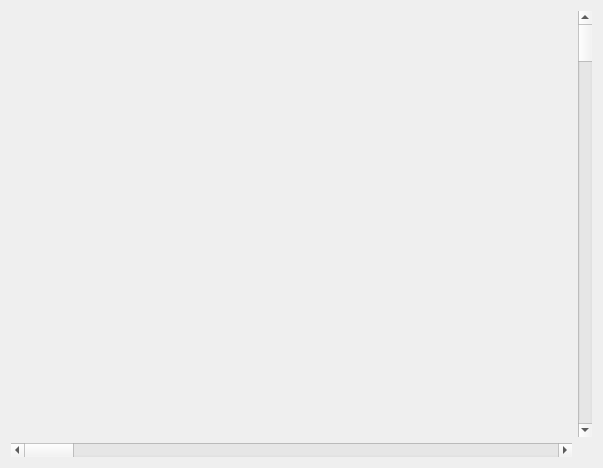
<?xml version="1.0" encoding="UTF-8"?>
<ui version="4.0">
 <class>ChartViewer</class>
 <widget class="QDialog" name="ChartViewer">
  <property name="geometry">
   <rect>
    <x>0</x>
    <y>0</y>
    <width>603</width>
    <height>468</height>
   </rect>
  </property>
  <property name="windowTitle">
   <string>Wykres</string>
  </property>
  <layout class="QGridLayout" name="gridLayout">
   <item row="0" column="0">
    <widget class="QCustomPlot" name="customPlot" native="true"/>
   </item>
   <item row="1" column="0">
    <widget class="QScrollBar" name="horizontalScrollBar">
     <property name="orientation">
      <enum>Qt::Horizontal</enum>
     </property>
    </widget>
   </item>
   <item row="0" column="1">
    <widget class="QScrollBar" name="verticalScrollBar">
     <property name="orientation">
      <enum>Qt::Vertical</enum>
     </property>
    </widget>
   </item>
  </layout>
 </widget>
 <customwidgets>
  <customwidget>
   <class>QCustomPlot</class>
   <extends>QWidget</extends>
   <header>Src/qcustomplot.h</header>
   <container>1</container>
  </customwidget>
 </customwidgets>
 <resources/>
 <connections/>
</ui>
